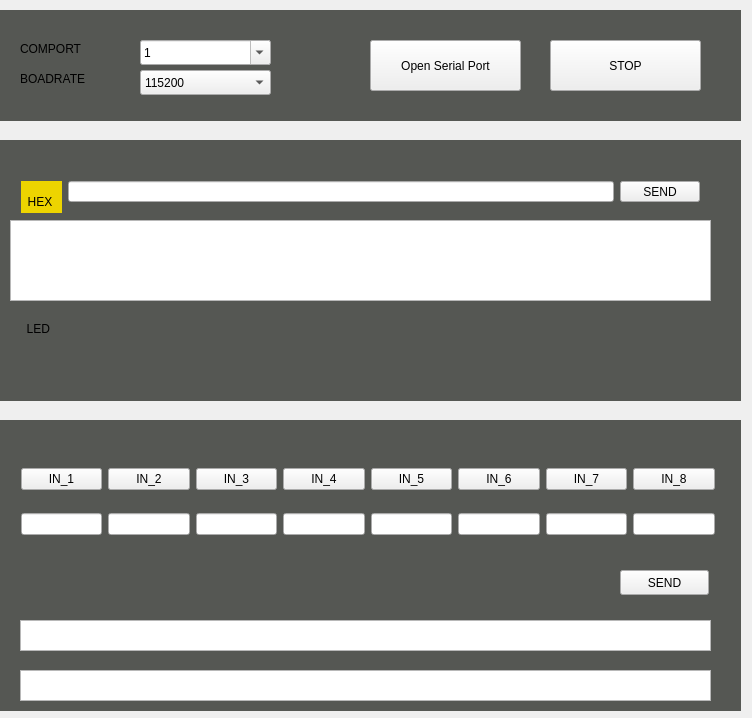
<?xml version="1.0" encoding="UTF-8"?>
<ui version="4.0">
 <class>Widget</class>
 <widget class="QWidget" name="Widget">
  <property name="geometry">
   <rect>
    <x>0</x>
    <y>0</y>
    <width>752</width>
    <height>718</height>
   </rect>
  </property>
  <property name="windowTitle">
   <string>Widget</string>
  </property>
  <property name="layoutDirection">
   <enum>Qt::LeftToRight</enum>
  </property>
  <widget class="QWidget" name="horizontalLayoutWidget">
   <property name="geometry">
    <rect>
     <x>10</x>
     <y>440</y>
     <width>716</width>
     <height>124</height>
    </rect>
   </property>
   <layout class="QHBoxLayout" name="horizontalLayout">
    <item>
     <layout class="QVBoxLayout" name="verticalLayout">
      <item>
       <widget class="QPushButton" name="IN_1">
        <property name="text">
         <string>IN_1</string>
        </property>
        <property name="checkable">
         <bool>true</bool>
        </property>
        <property name="checked">
         <bool>false</bool>
        </property>
       </widget>
      </item>
      <item>
       <widget class="QLineEdit" name="lineEdit"/>
      </item>
     </layout>
    </item>
    <item>
     <layout class="QVBoxLayout" name="verticalLayout_2">
      <item>
       <widget class="QPushButton" name="IN_2">
        <property name="text">
         <string>IN_2</string>
        </property>
        <property name="checkable">
         <bool>true</bool>
        </property>
       </widget>
      </item>
      <item>
       <widget class="QLineEdit" name="lineEdit_2"/>
      </item>
     </layout>
    </item>
    <item>
     <layout class="QVBoxLayout" name="verticalLayout_3">
      <item>
       <widget class="QPushButton" name="IN_3">
        <property name="text">
         <string>IN_3</string>
        </property>
        <property name="checkable">
         <bool>true</bool>
        </property>
       </widget>
      </item>
      <item>
       <widget class="QLineEdit" name="lineEdit_3"/>
      </item>
     </layout>
    </item>
    <item>
     <layout class="QVBoxLayout" name="verticalLayout_4">
      <item>
       <widget class="QPushButton" name="IN_4">
        <property name="text">
         <string>IN_4</string>
        </property>
        <property name="checkable">
         <bool>true</bool>
        </property>
       </widget>
      </item>
      <item>
       <widget class="QLineEdit" name="lineEdit_4"/>
      </item>
     </layout>
    </item>
    <item>
     <layout class="QVBoxLayout" name="verticalLayout_5">
      <item>
       <widget class="QPushButton" name="IN_5">
        <property name="text">
         <string>IN_5</string>
        </property>
        <property name="checkable">
         <bool>true</bool>
        </property>
       </widget>
      </item>
      <item>
       <widget class="QLineEdit" name="lineEdit_5"/>
      </item>
     </layout>
    </item>
    <item>
     <layout class="QVBoxLayout" name="verticalLayout_8">
      <item>
       <widget class="QPushButton" name="IN_6">
        <property name="text">
         <string>IN_6</string>
        </property>
        <property name="checkable">
         <bool>true</bool>
        </property>
       </widget>
      </item>
      <item>
       <widget class="QLineEdit" name="lineEdit_6"/>
      </item>
     </layout>
    </item>
    <item>
     <layout class="QVBoxLayout" name="verticalLayout_7">
      <item>
       <widget class="QPushButton" name="IN_7">
        <property name="text">
         <string>IN_7</string>
        </property>
        <property name="checkable">
         <bool>true</bool>
        </property>
       </widget>
      </item>
      <item>
       <widget class="QLineEdit" name="lineEdit_7"/>
      </item>
     </layout>
    </item>
    <item>
     <layout class="QVBoxLayout" name="verticalLayout_6">
      <item>
       <widget class="QPushButton" name="IN_8">
        <property name="text">
         <string>IN_8</string>
        </property>
        <property name="checkable">
         <bool>true</bool>
        </property>
       </widget>
      </item>
      <item>
       <widget class="QLineEdit" name="lineEdit_8"/>
      </item>
     </layout>
    </item>
   </layout>
  </widget>
  <widget class="QLabel" name="label">
   <property name="geometry">
    <rect>
     <x>0</x>
     <y>420</y>
     <width>741</width>
     <height>291</height>
    </rect>
   </property>
   <property name="styleSheet">
    <string notr="true">background-color: rgb(85, 87, 83);</string>
   </property>
   <property name="text">
    <string/>
   </property>
  </widget>
  <widget class="QPushButton" name="INPUT_SEND_BUTTEN">
   <property name="geometry">
    <rect>
     <x>620</x>
     <y>570</y>
     <width>89</width>
     <height>25</height>
    </rect>
   </property>
   <property name="text">
    <string>SEND</string>
   </property>
  </widget>
  <widget class="QTextEdit" name="INPUT_SEND">
   <property name="geometry">
    <rect>
     <x>20</x>
     <y>620</y>
     <width>691</width>
     <height>31</height>
    </rect>
   </property>
  </widget>
  <widget class="QTextEdit" name="INPUT_SEND_CHECK">
   <property name="geometry">
    <rect>
     <x>20</x>
     <y>670</y>
     <width>691</width>
     <height>31</height>
    </rect>
   </property>
  </widget>
  <widget class="QTextEdit" name="textEdit">
   <property name="geometry">
    <rect>
     <x>10</x>
     <y>220</y>
     <width>701</width>
     <height>81</height>
    </rect>
   </property>
  </widget>
  <widget class="QLabel" name="label_3">
   <property name="geometry">
    <rect>
     <x>0</x>
     <y>140</y>
     <width>741</width>
     <height>261</height>
    </rect>
   </property>
   <property name="styleSheet">
    <string notr="true">background-color: rgb(85, 87, 83);</string>
   </property>
   <property name="text">
    <string/>
   </property>
  </widget>
  <widget class="QWidget" name="horizontalLayoutWidget_2">
   <property name="geometry">
    <rect>
     <x>10</x>
     <y>170</y>
     <width>701</width>
     <height>43</height>
    </rect>
   </property>
   <layout class="QHBoxLayout" name="horizontalLayout_2">
    <item>
     <widget class="QLabel" name="label_2">
      <property name="minimumSize">
       <size>
        <width>41</width>
        <height>41</height>
       </size>
      </property>
      <property name="layoutDirection">
       <enum>Qt::LeftToRight</enum>
      </property>
      <property name="styleSheet">
       <string notr="true">background-color: rgb(85, 87, 83);
font: 10pt &quot;Ubuntu&quot;;
font: 57 11pt &quot;Ubuntu&quot;;

background-color: rgb(237, 212, 0);</string>
      </property>
      <property name="text">
       <string>  HEX </string>
      </property>
     </widget>
    </item>
    <item>
     <widget class="QLineEdit" name="lineEdit_9"/>
    </item>
    <item>
     <widget class="QPushButton" name="pushButton">
      <property name="text">
       <string>SEND</string>
      </property>
     </widget>
    </item>
   </layout>
  </widget>
  <widget class="QWidget" name="horizontalLayoutWidget_3">
   <property name="geometry">
    <rect>
     <x>10</x>
     <y>350</y>
     <width>701</width>
     <height>21</height>
    </rect>
   </property>
   <layout class="QHBoxLayout" name="horizontalLayout_5">
    <item>
     <widget class="QFrame" name="frame_16">
      <property name="styleSheet">
       <string notr="true">background-color: rgb(204, 0, 0);</string>
      </property>
      <property name="frameShape">
       <enum>QFrame::StyledPanel</enum>
      </property>
      <property name="frameShadow">
       <enum>QFrame::Raised</enum>
      </property>
     </widget>
    </item>
    <item>
     <widget class="QFrame" name="frame_15">
      <property name="styleSheet">
       <string notr="true">background-color: rgb(204, 0, 0);</string>
      </property>
      <property name="frameShape">
       <enum>QFrame::StyledPanel</enum>
      </property>
      <property name="frameShadow">
       <enum>QFrame::Raised</enum>
      </property>
     </widget>
    </item>
    <item>
     <widget class="QFrame" name="frame_14">
      <property name="styleSheet">
       <string notr="true">background-color: rgb(204, 0, 0);</string>
      </property>
      <property name="frameShape">
       <enum>QFrame::StyledPanel</enum>
      </property>
      <property name="frameShadow">
       <enum>QFrame::Raised</enum>
      </property>
     </widget>
    </item>
    <item>
     <widget class="QFrame" name="frame_13">
      <property name="styleSheet">
       <string notr="true">background-color: rgb(204, 0, 0);</string>
      </property>
      <property name="frameShape">
       <enum>QFrame::StyledPanel</enum>
      </property>
      <property name="frameShadow">
       <enum>QFrame::Raised</enum>
      </property>
     </widget>
    </item>
    <item>
     <widget class="QFrame" name="frame_12">
      <property name="styleSheet">
       <string notr="true">background-color: rgb(204, 0, 0);</string>
      </property>
      <property name="frameShape">
       <enum>QFrame::StyledPanel</enum>
      </property>
      <property name="frameShadow">
       <enum>QFrame::Raised</enum>
      </property>
     </widget>
    </item>
    <item>
     <widget class="QFrame" name="frame_11">
      <property name="styleSheet">
       <string notr="true">background-color: rgb(204, 0, 0);</string>
      </property>
      <property name="frameShape">
       <enum>QFrame::StyledPanel</enum>
      </property>
      <property name="frameShadow">
       <enum>QFrame::Raised</enum>
      </property>
     </widget>
    </item>
    <item>
     <widget class="QFrame" name="frame_10">
      <property name="styleSheet">
       <string notr="true">background-color: rgb(204, 0, 0);</string>
      </property>
      <property name="frameShape">
       <enum>QFrame::StyledPanel</enum>
      </property>
      <property name="frameShadow">
       <enum>QFrame::Raised</enum>
      </property>
     </widget>
    </item>
    <item>
     <widget class="QFrame" name="frame_9">
      <property name="styleSheet">
       <string notr="true">background-color: rgb(204, 0, 0);</string>
      </property>
      <property name="frameShape">
       <enum>QFrame::StyledPanel</enum>
      </property>
      <property name="frameShadow">
       <enum>QFrame::Raised</enum>
      </property>
     </widget>
    </item>
   </layout>
  </widget>
  <widget class="QLabel" name="label_4">
   <property name="geometry">
    <rect>
     <x>10</x>
     <y>320</y>
     <width>67</width>
     <height>17</height>
    </rect>
   </property>
   <property name="styleSheet">
    <string notr="true">font: 57 14pt &quot;Ubuntu&quot;;</string>
   </property>
   <property name="text">
    <string>     LED</string>
   </property>
  </widget>
  <widget class="QComboBox" name="comboBox">
   <property name="geometry">
    <rect>
     <x>100</x>
     <y>50</y>
     <width>86</width>
     <height>25</height>
    </rect>
   </property>
  </widget>
  <widget class="QLabel" name="label_5">
   <property name="geometry">
    <rect>
     <x>0</x>
     <y>10</y>
     <width>741</width>
     <height>111</height>
    </rect>
   </property>
   <property name="styleSheet">
    <string notr="true">background-color: rgb(85, 87, 83);</string>
   </property>
   <property name="text">
    <string/>
   </property>
  </widget>
  <widget class="QLabel" name="label_6">
   <property name="geometry">
    <rect>
     <x>20</x>
     <y>40</y>
     <width>111</width>
     <height>17</height>
    </rect>
   </property>
   <property name="styleSheet">
    <string notr="true">font: 57 14pt &quot;Ubuntu&quot;;</string>
   </property>
   <property name="text">
    <string>COMPORT</string>
   </property>
  </widget>
  <widget class="QLabel" name="label_7">
   <property name="geometry">
    <rect>
     <x>20</x>
     <y>70</y>
     <width>121</width>
     <height>17</height>
    </rect>
   </property>
   <property name="styleSheet">
    <string notr="true">font: 57 14pt &quot;Ubuntu&quot;;</string>
   </property>
   <property name="text">
    <string>BOADRATE</string>
   </property>
  </widget>
  <widget class="QComboBox" name="comboBox_2">
   <property name="geometry">
    <rect>
     <x>140</x>
     <y>40</y>
     <width>131</width>
     <height>25</height>
    </rect>
   </property>
   <property name="editable">
    <bool>true</bool>
   </property>
   <item>
    <property name="text">
     <string>1</string>
    </property>
   </item>
   <item>
    <property name="text">
     <string>2</string>
    </property>
   </item>
   <item>
    <property name="text">
     <string>3</string>
    </property>
   </item>
   <item>
    <property name="text">
     <string>4</string>
    </property>
   </item>
   <item>
    <property name="text">
     <string>5</string>
    </property>
   </item>
   <item>
    <property name="text">
     <string>6</string>
    </property>
   </item>
   <item>
    <property name="text">
     <string>7</string>
    </property>
   </item>
   <item>
    <property name="text">
     <string>8</string>
    </property>
   </item>
   <item>
    <property name="text">
     <string>9</string>
    </property>
   </item>
   <item>
    <property name="text">
     <string>10</string>
    </property>
   </item>
  </widget>
  <widget class="QComboBox" name="comboBox_3">
   <property name="geometry">
    <rect>
     <x>140</x>
     <y>70</y>
     <width>131</width>
     <height>25</height>
    </rect>
   </property>
   <item>
    <property name="text">
     <string>115200</string>
    </property>
   </item>
  </widget>
  <widget class="QPushButton" name="pushButton_2">
   <property name="geometry">
    <rect>
     <x>370</x>
     <y>40</y>
     <width>151</width>
     <height>51</height>
    </rect>
   </property>
   <property name="text">
    <string>Open Serial Port</string>
   </property>
   <property name="checkable">
    <bool>true</bool>
   </property>
  </widget>
  <widget class="QPushButton" name="pushButton_3">
   <property name="geometry">
    <rect>
     <x>550</x>
     <y>40</y>
     <width>151</width>
     <height>51</height>
    </rect>
   </property>
   <property name="text">
    <string>STOP</string>
   </property>
  </widget>
  <zorder>label_3</zorder>
  <zorder>label</zorder>
  <zorder>horizontalLayoutWidget</zorder>
  <zorder>INPUT_SEND_BUTTEN</zorder>
  <zorder>INPUT_SEND</zorder>
  <zorder>INPUT_SEND_CHECK</zorder>
  <zorder>textEdit</zorder>
  <zorder>horizontalLayoutWidget_2</zorder>
  <zorder>horizontalLayoutWidget_3</zorder>
  <zorder>label_4</zorder>
  <zorder>comboBox</zorder>
  <zorder>label_5</zorder>
  <zorder>label_6</zorder>
  <zorder>label_7</zorder>
  <zorder>comboBox_2</zorder>
  <zorder>comboBox_3</zorder>
  <zorder>pushButton_2</zorder>
  <zorder>pushButton_3</zorder>
 </widget>
 <layoutdefault spacing="6" margin="11"/>
 <resources/>
 <connections/>
</ui>
